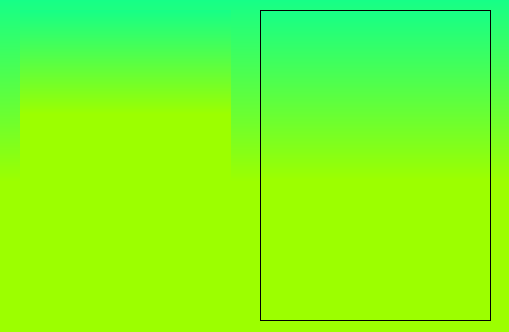
<?xml version="1.0" encoding="UTF-8"?>
<ui version="4.0">
 <class>MainWindow</class>
 <widget class="QMainWindow" name="MainWindow">
  <property name="geometry">
   <rect>
    <x>0</x>
    <y>0</y>
    <width>509</width>
    <height>332</height>
   </rect>
  </property>
  <property name="minimumSize">
   <size>
    <width>0</width>
    <height>0</height>
   </size>
  </property>
  <property name="maximumSize">
   <size>
    <width>16777215</width>
    <height>16777215</height>
   </size>
  </property>
  <property name="windowTitle">
   <string>MainWindow</string>
  </property>
  <property name="styleSheet">
   <string notr="true">background-color: qlineargradient(spread:reflect, x1:1, y1:1, x2:1, y2:0, stop:0.453202 rgba(156, 255, 0, 255), stop:1 rgba(22, 255, 135, 255));</string>
  </property>
  <property name="iconSize">
   <size>
    <width>95</width>
    <height>32</height>
   </size>
  </property>
  <property name="toolButtonStyle">
   <enum>Qt::ToolButtonTextBesideIcon</enum>
  </property>
  <property name="animated">
   <bool>false</bool>
  </property>
  <property name="documentMode">
   <bool>false</bool>
  </property>
  <property name="tabShape">
   <enum>QTabWidget::Triangular</enum>
  </property>
  <property name="dockNestingEnabled">
   <bool>false</bool>
  </property>
  <widget class="QWidget" name="centralwidget">
   <property name="styleSheet">
    <string notr="true"/>
   </property>
   <widget class="QPushButton" name="playlist">
    <property name="geometry">
     <rect>
      <x>100</x>
      <y>280</y>
      <width>51</width>
      <height>41</height>
     </rect>
    </property>
    <property name="text">
     <string/>
    </property>
    <property name="icon">
     <iconset>
      <normaloff>Playlist.png</normaloff>Playlist.png</iconset>
    </property>
    <property name="iconSize">
     <size>
      <width>30</width>
      <height>30</height>
     </size>
    </property>
    <property name="autoDefault">
     <bool>false</bool>
    </property>
    <property name="flat">
     <bool>true</bool>
    </property>
   </widget>
   <widget class="QPushButton" name="play">
    <property name="enabled">
     <bool>true</bool>
    </property>
    <property name="geometry">
     <rect>
      <x>40</x>
      <y>220</y>
      <width>51</width>
      <height>41</height>
     </rect>
    </property>
    <property name="mouseTracking">
     <bool>false</bool>
    </property>
    <property name="focusPolicy">
     <enum>Qt::TabFocus</enum>
    </property>
    <property name="contextMenuPolicy">
     <enum>Qt::DefaultContextMenu</enum>
    </property>
    <property name="toolTip">
     <string/>
    </property>
    <property name="toolTipDuration">
     <number>0</number>
    </property>
    <property name="text">
     <string notr="true"/>
    </property>
    <property name="icon">
     <iconset>
      <disabledon>play_or_stop.png</disabledon>
     </iconset>
    </property>
    <property name="iconSize">
     <size>
      <width>45</width>
      <height>45</height>
     </size>
    </property>
    <property name="autoRepeatDelay">
     <number>0</number>
    </property>
    <property name="autoRepeatInterval">
     <number>0</number>
    </property>
    <property name="autoDefault">
     <bool>false</bool>
    </property>
    <property name="default">
     <bool>false</bool>
    </property>
    <property name="flat">
     <bool>true</bool>
    </property>
   </widget>
   <widget class="QLabel" name="label">
    <property name="geometry">
     <rect>
      <x>20</x>
      <y>10</y>
      <width>211</width>
      <height>191</height>
     </rect>
    </property>
    <property name="text">
     <string/>
    </property>
    <property name="pixmap">
     <pixmap>music_logo.png</pixmap>
    </property>
    <property name="scaledContents">
     <bool>true</bool>
    </property>
    <property name="alignment">
     <set>Qt::AlignCenter</set>
    </property>
    <property name="wordWrap">
     <bool>false</bool>
    </property>
    <property name="margin">
     <number>0</number>
    </property>
    <property name="indent">
     <number>-1</number>
    </property>
   </widget>
   <widget class="QPushButton" name="pause">
    <property name="enabled">
     <bool>true</bool>
    </property>
    <property name="geometry">
     <rect>
      <x>100</x>
      <y>220</y>
      <width>51</width>
      <height>41</height>
     </rect>
    </property>
    <property name="mouseTracking">
     <bool>false</bool>
    </property>
    <property name="focusPolicy">
     <enum>Qt::TabFocus</enum>
    </property>
    <property name="contextMenuPolicy">
     <enum>Qt::DefaultContextMenu</enum>
    </property>
    <property name="toolTip">
     <string/>
    </property>
    <property name="toolTipDuration">
     <number>0</number>
    </property>
    <property name="text">
     <string notr="true"/>
    </property>
    <property name="icon">
     <iconset>
      <normaloff>pause.png</normaloff>pause.png</iconset>
    </property>
    <property name="iconSize">
     <size>
      <width>45</width>
      <height>45</height>
     </size>
    </property>
    <property name="autoRepeatDelay">
     <number>0</number>
    </property>
    <property name="autoRepeatInterval">
     <number>0</number>
    </property>
    <property name="autoDefault">
     <bool>false</bool>
    </property>
    <property name="default">
     <bool>false</bool>
    </property>
    <property name="flat">
     <bool>true</bool>
    </property>
   </widget>
   <widget class="QPushButton" name="stop">
    <property name="enabled">
     <bool>true</bool>
    </property>
    <property name="geometry">
     <rect>
      <x>170</x>
      <y>220</y>
      <width>51</width>
      <height>41</height>
     </rect>
    </property>
    <property name="mouseTracking">
     <bool>false</bool>
    </property>
    <property name="focusPolicy">
     <enum>Qt::TabFocus</enum>
    </property>
    <property name="contextMenuPolicy">
     <enum>Qt::DefaultContextMenu</enum>
    </property>
    <property name="toolTip">
     <string/>
    </property>
    <property name="toolTipDuration">
     <number>0</number>
    </property>
    <property name="text">
     <string notr="true"/>
    </property>
    <property name="icon">
     <iconset>
      <normaloff>stop.png</normaloff>stop.png</iconset>
    </property>
    <property name="iconSize">
     <size>
      <width>45</width>
      <height>45</height>
     </size>
    </property>
    <property name="autoRepeatDelay">
     <number>0</number>
    </property>
    <property name="autoRepeatInterval">
     <number>0</number>
    </property>
    <property name="autoDefault">
     <bool>false</bool>
    </property>
    <property name="default">
     <bool>false</bool>
    </property>
    <property name="flat">
     <bool>true</bool>
    </property>
   </widget>
   <widget class="QListView" name="listView">
    <property name="geometry">
     <rect>
      <x>260</x>
      <y>10</y>
      <width>231</width>
      <height>311</height>
     </rect>
    </property>
   </widget>
  </widget>
 </widget>
 <resources/>
 <connections/>
</ui>
